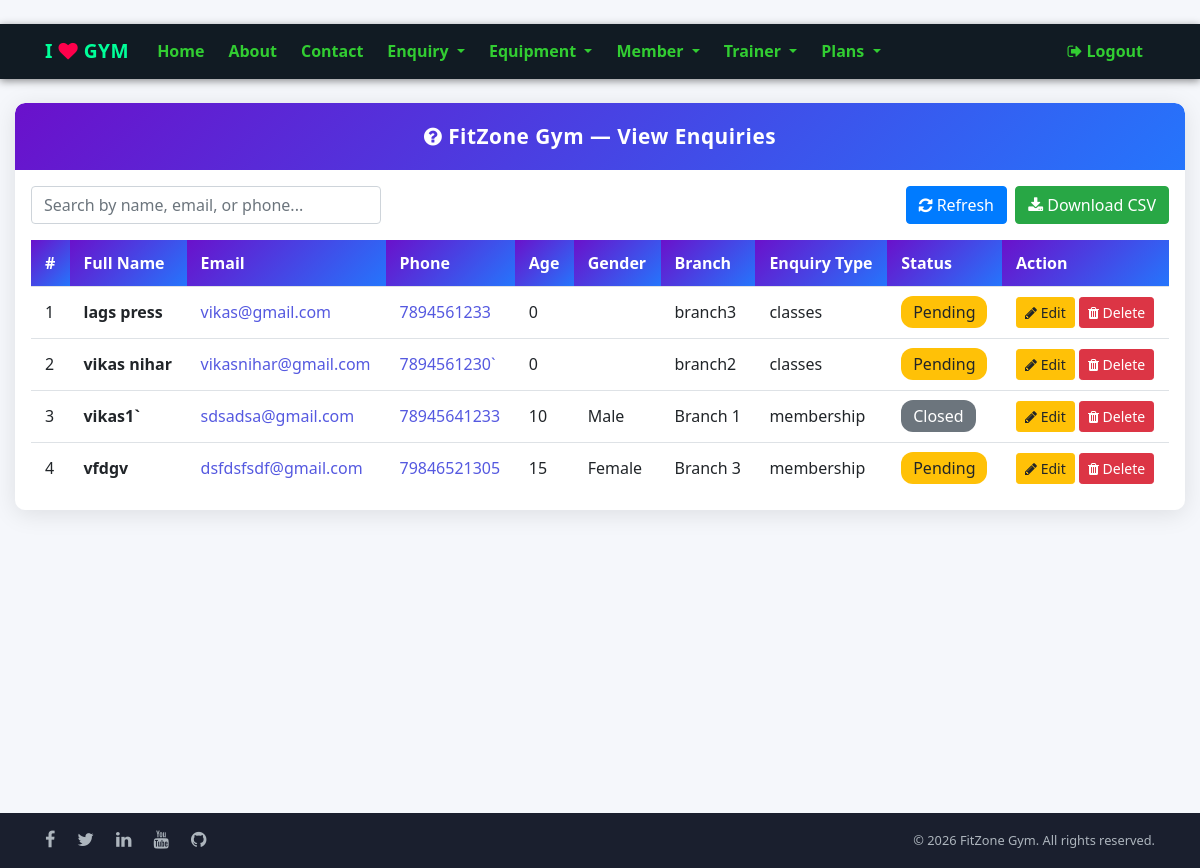
Screenshot of /view_enquiry/ (signed in) with the database file from the repository.
### gym/models.py (models this page shows, shortened)
class Enquiry(models.Model):
    name = models.CharField(max_length=60)
    contact = models.CharField(max_length=15)  # Allow more digits for flexibility
    emailid = models.EmailField(max_length=60)  # Better validation
    age = models.PositiveIntegerField()
    gender = models.CharField(max_length=10)
    branch = models.CharField(max_length=100, blank=True, default="")
    enquiry_type = models.CharField(max_length=50, blank=True, default="")
    preferred_contact_date = models.DateField(null=True, blank=True)
    status = models.CharField(max_length=20, default="Pending")
    additional_info = models.TextField(blank=True, default="")

### gym/views.py (the view)
# urls.py: path('view_enquiry/', View_Enquiry, name='view_enquiry'),
def View_Enquiry(request):
    enq = Enquiry.objects.all()
    d = {'enq': enq}
    return render(request, 'view_enquiry.html', d)

### gym/templates/view_enquiry.html (shortened to what this page needs)
﻿{% extends 'navigation.html' %}
{% block body %}
<div class="container-fluid py-4" style="max-width: 1200px;">
    <div class="view-card bg-white">
        <div class="view-header">
            <i class="fa fa-question-circle"></i> FitZone Gym &mdash; View Enquiries
        </div>
        <div class="p-3">
            <div class="row mb-3 align-items-center">
                <div class="col-md-6 mb-2 mb-md-0">
                    <input type="text" id="enquirySearch" class="form-control search-bar" placeholder="Search by name, email, or phone..." onkeyup="searchEnquiries()">
                </div>
                <div class="col-md-6 text-md-right">
                    <button class="btn btn-primary mr-1" onclick="location.reload();"><i class="fa fa-refresh"></i> Refresh</button>
                    <a href="{% url 'export_enquiry_csv' %}" class="btn btn-success"><i class="fa fa-download"></i> Download CSV</a>
                </div>
            </div>
            <div class="table-responsive">
                <table class="table table-hover mb-0">
                    <thead>
                        <tr>
                            <th>#</th>
                            <th>Full Name</th>
                            <th>Email</th>
                            <th>Phone</th>
                            <th>Age</th>
                            <th>Gender</th>
                            <th>Branch</th>
                            <th>Enquiry Type</th>
                            <th>Status</th>
                            <th>Action</th>
                        </tr>
                    </thead>
                    <tbody id="enquiryTable">
                        {% for i in enq %}
                        <tr>
                            <td>{{ forloop.counter }}</td>
                            <td><strong>{{ i.name }}</strong></td>
                            <td><a href="mailto:{{ i.emailid }}" style="color:#5559e0;">{{ i.emailid }}</a></td>
                            <td><a href="tel:{{ i.contact }}" style="color:#5559e0;">{{ i.contact }}</a></td>
                            <td>{{ i.age }}</td>
                            <td>{{ i.gender }}</td>
                            <td>{{ i.branch|default:"-" }}</td>
                            <td>{{ i.enquiry_type|default:"-" }}</td>
                            <td>
                                {% if i.status == "Pending" %}
                                    <span class="badge-pending">Pending</span>
                                {% elif i.status == "Processed" %}
                                    <span class="badge-processed">Processed</span>
                                {% elif i.status == "Closed" %}
                                    <span class="badge-closed">Closed</span>
                                {% else %}
                                    <span>{{ i.status }}</span>
                                {% endif %}
                            </td>
                            <td style="white-space:nowrap;">
                                <a class="btn btn-warning btn-sm" href="{% url 'edit_enquiry' i.id %}"><i class="fa fa-pencil"></i> Edit</a>
                                <a class="btn btn-danger btn-sm" href="{% url 'delete_enquiry' i.id %}" onclick="return confirm('Are you sure?')"><i class="fa fa-trash"></i> Delete</a>
                            </td>
                        </tr>
                        {% empty %}
                        <tr>
                            <td colspan="10" class="text-center text-muted py-4">No enquiries found.</td>
                        </tr>
                        {% endfor %}
                    </tbody>
                </table>
            </div>
        </div>
    </div>
</div>
{% endblock %}

### gym/templates/navigation.html (style rules this page uses)
body { background: #f5f7fb; font-family: 'Segoe UI', Tahoma, Geneva, Verdana, sans-serif; }

### gym/templates/view_enquiry.html (style rules this page uses)
.view-header { background: linear-gradient(135deg, #6a11cb 0%, #2575fc 100%); color: #fff; padding: 18px 24px; border-radius: 10px 10px 0 0; font-weight: 700; font-size: 1.3rem; text-align: center; letter-spacing: 0.5px; }
.view-card { border: none; border-radius: 10px; box-shadow: 0 4px 24px rgba(0,0,0,0.10); overflow: hidden; }
.table thead th { background: linear-gradient(135deg, #6a11cb 0%, #2575fc 100%); color: #fff; font-weight: 600; border: none; padding: 12px 14px; white-space: nowrap; }
.table tbody td { vertical-align: middle; padding: 10px 14px; }
.badge-pending { background-color: #ffc107; color: #212529; padding: 5px 12px; border-radius: 12px; }
.badge-closed { background-color: #6c757d; color: #fff; padding: 5px 12px; border-radius: 12px; }
.search-bar { max-width: 350px; }

### rows the page displays
Enquiry: name "lags press", emailid "vikas@gmail.com", contact "7894561233", age "0", branch "branch3", enquiry_type "classes", status "Pending"
Enquiry: name "vikas nihar", emailid "vikasnihar@gmail.com", contact "7894561230`", age "0", branch "branch2", enquiry_type "classes", status "Pending"
Enquiry: name "vikas1`", emailid "sdsadsa@gmail.com", contact "78945641233", age "10", gender "Male", branch "Branch 1", enquiry_type "membership", status "Closed"
Enquiry: name "vfdgv", emailid "dsfdsfsdf@gmail.com", contact "79846521305", age "15", gender "Female", branch "Branch 3", enquiry_type "membership", status "Pending"
